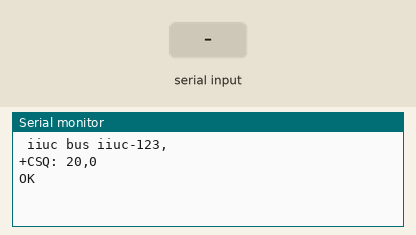
Simulated run of this sketch. Board: Arduino Uno, built with avr-gcc and run on an emulated ATmega328P. Shown: the last lines printed to the serial monitor. Inputs (shaded band) come from the test bench. The modem accepts every AT command (registered, SIM ready, sends succeed) and sends nothing else.

Above: at 2.2 s.
2.3 s: "1" received over the second serial link
At 3.8 s:
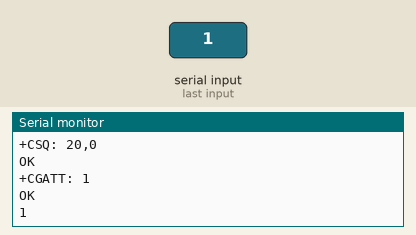
4.5 s: "0" received over the second serial link
At 5.3 s:
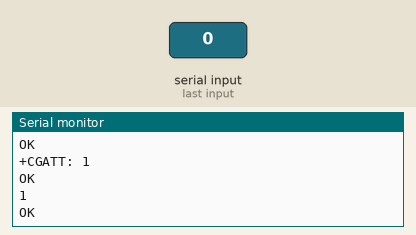
6.0 s: "2" received over the second serial link
At 8.9 s:
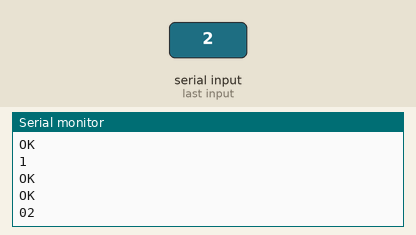

The sketch:

server_with_gprs_test.ino
```cpp
#include <SoftwareSerial.h>
#include <String.h>

SoftwareSerial mySerial(7, 6);
 double la,lg,sped;
     int count=23;
    int stat;
     String des;
void setup() //Setup Subprocedure
{
  Serial.begin(19200);


  mySerial.begin(19200);               // the GPRS baud rate
  Serial.begin(19200);    // the Serial baud rate
  delay(1000);
}

void loop() // Main loop
{


     la=22.244555;
     lg=91.7777;
     sped=3.90;
     count=23;;
     stat=1;
     des="kumira";
  int y = 111111;

    String latL=String(la);
    String lngL=String(lg);
    String speedL=String(sped);
    String pas=String(count);
    String st=String(stat);
String no = "iiuc-123";

    Serial.print(" iiuc bus ");
    Serial.print(no);
    Serial.print(",");
//    Serial.print(reader++);
    Serial.println();
  // Send2Pachube(sms);
    Send2Pachube(latL, lngL, speedL, pas, des, st, no);
    delay(2000);


}

void Send2Pachube(String latL, String lngL, String speedL, String pas, String des, String st, String no)
//void Send2Pachube(String sms)       //send data with gsm
{
 mySerial.println("AT+CSQ"); // Signal quality check
  delay(1000);
  ShowSerialData();


  mySerial.println("AT+CGATT?"); //Check if gets attached to registered network
  delay(1000);
  ShowSerialData();

  mySerial.println("AT+SAPBR=3,1,\"CONTYPE\",\"GPRS\"");//setting the SAPBR, the connection type is using gprs
  delay(1000);

  ShowSerialData();

  mySerial.println("AT+SAPBR=3,1,\"APN\",\"INTERNET\"");//setting the APN, Access point name string
  delay(4000);

  ShowSerialData();
  mySerial.println("AT+SAPBR=1,1");//setting the SAPBR
  delay(2000);

  ShowSerialData();
  mySerial.println("AT+HTTPINIT"); //init the HTTP request

  delay(2000);
  ShowSerialData();
//  mySerial.print("AT+HTTPPARA=\"URL\",\"iiuctmdpro.000webhostapp.com/test.php?test=");
//mySerial.print(sms);
mySerial.print("AT+HTTPPARA=\"URL\",\"iiuctmdpro.000webhostapp.com/bustest/bustest.php?lat="+latL+"&lng="+lngL+"&speed="+speedL+"&pass="+pas+"&des="+des+"&stat="+st+"&no="+no);
//  Send2Pachube(stat,des,lt,lg,sped,count);Longitude=" + szLon ",Latitude=" + szLat;

//mySerial.println(latL" ,lng=" + lngL ",speed=" + speedL ",pass=" + pas ", des=" + des ",stat=" + st ",no=" + no);
//mySerial.println("&lng=");
//mySerial.println(lngL);
//mySerial.println("&speed=");
//mySerial.println(speedL);
//mySerial.println("&pass=");
//mySerial.println(pas);
//mySerial.println("&des=");
//mySerial.println(des);
//mySerial.println("&stat=");
//mySerial.println(st);
//mySerial.println("&no=");
//mySerial.println(no);
mySerial.println("\"");

// setting the httppara, the second parameter is the website you want to access
  delay(1000);

  ShowSerialData();
  mySerial.println("AT+HTTPACTION=0");//submit the request
  delay(10000);//the delay is very important, the delay time is base on the return from the website, if the return datas are very large, the time required longer.

 ShowSerialData();
mySerial.println("AT+HTTPREAD");// read the data from the website you access
  delay(300);

  ShowSerialData();

  mySerial.println("");
  delay(100);

}


void ShowSerialData() //Show serial data
{
  while(mySerial.available()!=0)
    Serial.write(mySerial.read());
    Serial.println();
}
```

Measured:
- after the input at 2.3 s, the serial monitor: prints a new line after 0.72 s (image 1)
- after the input at 6.0 s, the serial monitor: prints a new line after 2.1 s (image 3)
